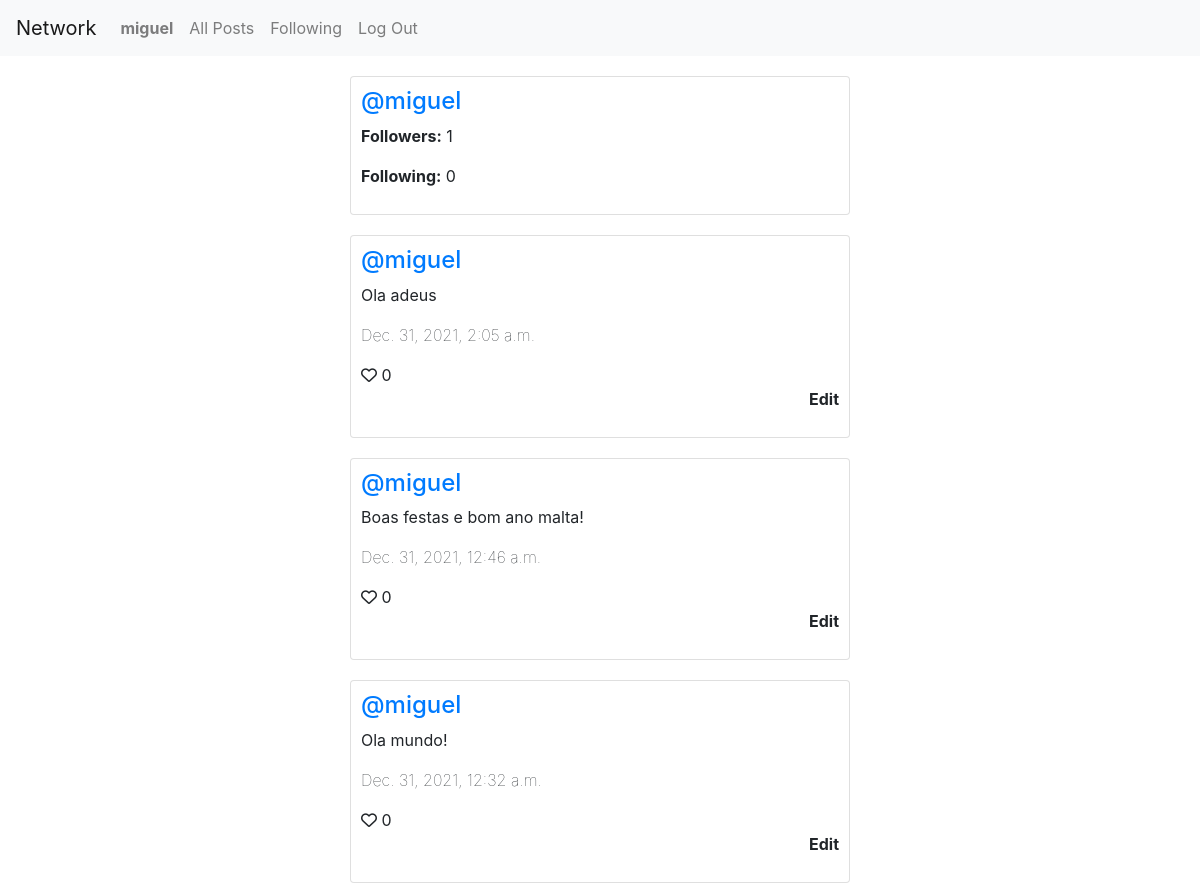
Page /user/miguel (signed in) on the earlier database version.
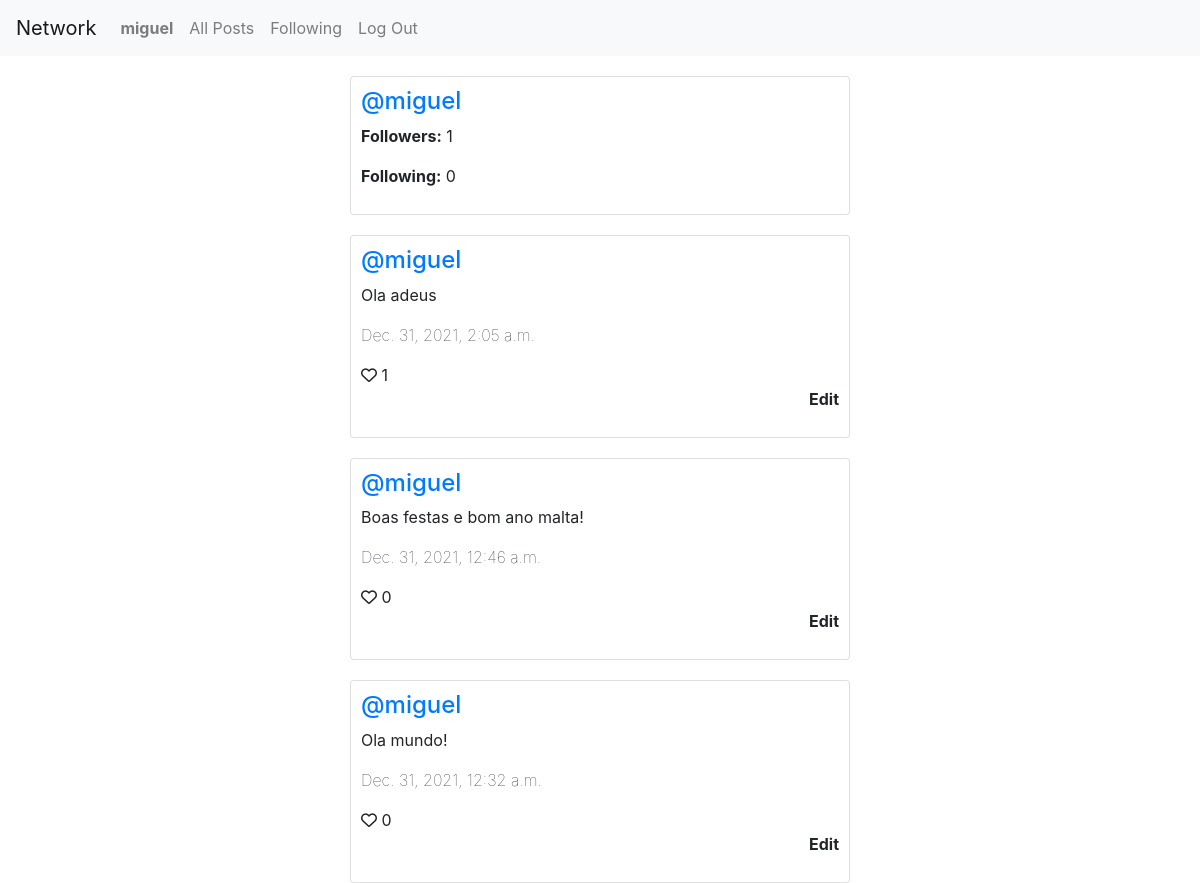
Same page on the later database version.
### network/models.py (models this page shows)
class Post(models.Model):
    post = models.CharField(max_length=254)
    user = models.ForeignKey(User, on_delete=models.CASCADE)
    date = models.DateTimeField(auto_now_add=True, blank=True)
    likes = models.IntegerField(default=0)

class User(AbstractUser):
    pass

### network/views.py (the view, shortened to what this page needs)
# urls.py: path("user/<str:username>", views.profile, name="profile"),
def profile(request, username):
    try:
        user = User.objects.get(username=username)
    except:
        return HttpResponseNotFound("404 - Not found")
    results = {}
    results['username'] = username
    results["posts"] = list(Post.objects.filter(user=user).order_by('-date'))
    results["followers"] = Follow.objects.filter(following = user).count()
    results["following"] = Follow.objects.filter(follower = user).count()
    results["iamfollowing"] = True if Follow.objects.filter(following = user, follower = request.user).count() > 0 else False
    return render(request, "network/profile.html", results)

### network/templates/network/profile.html (shortened to what this page needs)
{% extends "network/layout.html" %}
{% block body %}
<div class="card" style="max-width: 500px; margin-right: auto; margin-left: auto; margin-top: 20px; padding: 10px;">
    <h4><a href="/user/{{item.user.username}}">@{{username}}</a></h4>
    <p><b>Followers:</b> {{followers}}</p>
    <p><b>Following:</b> {{following}}</p>
</div>
{% for item in posts %}
<div class="card" style="max-width: 500px; margin-right: auto; margin-left: auto; margin-top: 20px; padding: 10px;">
    <h4><a href="/user/{{item.user.username}}">@{{item.user.username}}</a></h4>
    <p id="postText{{item.id}}">{{item.post}}</p>
    <p style="font-weight: lighter;">{{item.date}}</p>
    <a style="display: inline-block;" onclick="return like({{item.id}})"><i id="iconLikes{{item.id}}" class="far fa-heart"></i> <span id="Likes{{item.id}}">{{item.likes}}</span></a>
    {% if user.username == item.user.username %}
    <a onclick="return editPost({{item.id}})" style="font-weight: bold; cursor: pointer;" data-toggle="modal" data-target="#exampleModal">
        <p style="text-align:right;">Edit
        </p>
    </a>
    {% endif %}
</div>
{% endfor %}
{% endblock %}

Differences in the rows shown:
changed Post "Ola adeus": likes "0" → "1"
